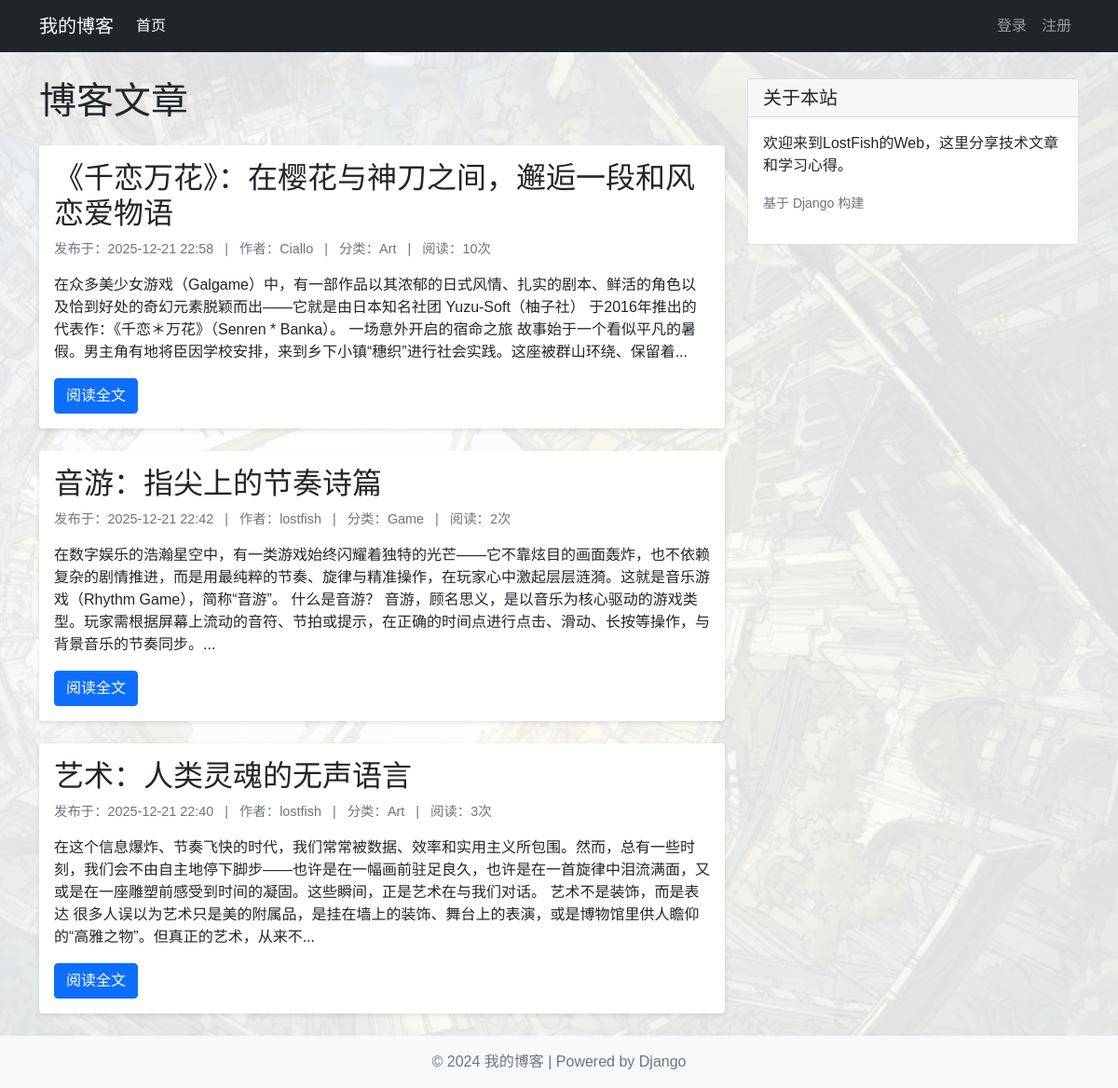
The page / on the database its author committed.
### blog/models.py (models this page shows, shortened)
class Post(models.Model):
    title = models.CharField('标题', max_length=200)
    content = models.TextField('内容')
    excerpt = models.CharField('摘要', max_length=200, blank=True)
    created = models.DateTimeField('创建时间', default=timezone.now)
    updated = models.DateTimeField('更新时间', auto_now=True)
    category = models.ForeignKey(Category, verbose_name='分类', on_delete=models.CASCADE)
    tags = models.ManyToManyField(Tag, verbose_name='标签', blank=True)
    author = models.ForeignKey(User, verbose_name='作者', on_delete=models.CASCADE,
                               null=True, blank=True)
    views = models.PositiveIntegerField('阅读量', default=0)
    class Meta:
        verbose_name = '文章'
        verbose_name_plural = '文章'
        ordering = ['-created']

class Category(models.Model):
    name = models.CharField('分类名', max_length=100)
    class Meta:
        verbose_name = '分类'
        verbose_name_plural = '分类'

### blog/views.py (the view)
# urls.py: path('', views.index, name='index'),
def index(request):
    posts = Post.objects.all()
    return render(request, 'blog/index.html', {'posts': posts})

### templates/blog/index.html (shortened to what this page needs)
{% extends 'base.html' %}
{% block content %}
<h1 class="mb-4">博客文章</h1>
{% if posts %}
    {% for post in posts %}
    <article class="card mb-4 post-card">
        <div class="card-body">
            <h2 class="card-title">
                <a href="{% url 'post_detail' post.pk %}" class="text-decoration-none text-dark">{{ post.title }}</a>
            </h2>
            <div class="post-meta mb-3">
                <span>发布于：{{ post.created|date:"Y-m-d H:i" }}</span>
                <span class="mx-2">|</span>
                <span>作者：{{ post.author.username }}</span>
                <span class="mx-2">|</span>
                <span>分类：{{ post.category.name }}</span>
                <span class="mx-2">|</span>
                <span>阅读：{{ post.views }}次</span>
            </div>
            <p class="card-text">{{ post.excerpt|default:post.content|truncatechars:200 }}</p>
            <div class="d-flex justify-content-between align-items-center">
                <a href="{% url 'post_detail' post.pk %}" class="btn btn-primary">阅读全文</a>
            </div>
        </div>
    </article>
    {% endfor %}
{% else %}
    <div class="alert alert-info">
        还没有文章，{% if user.is_authenticated %}<a href="{% url 'post_create' %}">去发布一篇</a>{% else %}请<a href="{% url 'login' %}">登录</a>后发布{% endif %}吧！
    </div>
{% endif %}
{% endblock %}

### templates/base.html (shortened to what this page needs)
<!DOCTYPE html>
<html lang="zh-CN">
<head>
    {% load static %}
    <link href="https://cdn.jsdelivr.net/npm/bootstrap@5.1.3/dist/css/bootstrap.min.css" rel="stylesheet">
    <link rel="stylesheet" href="{% static 'css/style.css' %}">
</head>
<body>
    <nav class="navbar navbar-expand-lg navbar-dark bg-dark fixed-top">
        <div class="container">
            <a class="navbar-brand" href="{% url 'index' %}">我的博客</a>
            <div class="collapse navbar-collapse" id="navbarNav">
                <ul class="navbar-nav me-auto">
                    <li class="nav-item">
                        <a class="nav-link active" href="{% url 'index' %}">首页</a>
                    </li>
                </ul>
                <div class="navbar-nav">
                    {% if user.is_authenticated %}
                    <li class="nav-item dropdown">
                        <a class="nav-link dropdown-toggle" href="#" id="userDropdown" role="button"
                           data-bs-toggle="dropdown" aria-expanded="false">
                            {{ user.username }}
                        </a>
                        <ul class="dropdown-menu" aria-labelledby="userDropdown">
                            <li><a class="dropdown-item" href="{% url 'profile' %}">个人资料</a></li>
                            <li><hr class="dropdown-divider"></li>
                            {% if user.is_staff %}
                            <li><a class="dropdown-item" href="/admin/">管理后台</a></li>
                            <li><hr class="dropdown-divider"></li>
                            {% endif %}
                            <li><a class="dropdown-item" href="{% url 'logout' %}">退出登录</a></li>
                        </ul>
                    </li>
                    {% else %}
                    <li class="nav-item">
                        <a class="nav-link" href="{% url 'login' %}">登录</a>
                    </li>
                    <li class="nav-item">
                        <a class="nav-link" href="{% url 'register' %}">注册</a>
                    </li>
                    {% endif %}
                </div>
            </div>
        </div>
    </nav>
    <div class="container mt-4">
        <div class="row">
            <main class="col-md-8">
                {% block content %}
                {% endblock %}
            </main>
            <aside class="col-md-4">
                {% block sidebar %}
                <div class="card mb-4">
                    <div class="card-header">
                        <h5 class="mb-0">关于本站</h5>
                    </div>
                    <div class="card-body">
                        <p>欢迎来到LostFish的Web，这里分享技术文章和学习心得。</p>
                        <p><small class="text-muted">基于 Django 构建</small></p>
                    </div>
                </div>
                {% endblock %}
            </aside>
        </div>
    </div>
    <footer class="footer mt-auto py-3 bg-light">
        <div class="container text-center">
            <span class="text-muted">© 2024 我的博客 | Powered by Django</span>
        </div>
    </footer>
</body>
</html>

### static/css/style.css (style rules this page uses)
html body { background-image: url('../images/background.jpg'); background-size: cover; background-position: center center; background-repeat: no-repeat; background-attachment: fixed; min-height: 100vh; position: relative; background-color: transparent !important; }
html body::before { content: ''; position: fixed; top: 0; left: 0; width: 100%; height: 100%; background-color: rgba(255, 255, 255, 0.85); z-index: -1; }
body .container { position: relative; z-index: 1; }

### rows shown on the page
Post: title "《千恋万花》：在樱花与神刀之间，邂逅一段和风恋爱物语", created "2025-12-21 22:58", author.username "Ciallo", category.name "Art", views "10", excerpt "在众多美少女游戏（Galgame）中，有一部作品以其浓郁的日式风情、扎实的剧本、鲜活的角色以及恰到好处的奇幻元素脱颖而出——它就是由日本知名社团 Yuzu-Soft（柚子社） 于2016年推出的代表作：《千恋＊万花》（Senren * Banka）。 一场意外开启的宿命之旅 故事始于一个看似平凡的暑假。男主角有地将臣因学校安排，来到乡下小镇“穗织”进行社会实践。这座被群山环绕、保留着..."
Post: title "音游：指尖上的节奏诗篇", created "2025-12-21 22:42", author.username "lostfish", category.name "Game", views "2", excerpt "在数字娱乐的浩瀚星空中，有一类游戏始终闪耀着独特的光芒——它不靠炫目的画面轰炸，也不依赖复杂的剧情推进，而是用最纯粹的节奏、旋律与精准操作，在玩家心中激起层层涟漪。这就是音乐游戏（Rhythm Game），简称“音游”。 什么是音游？ 音游，顾名思义，是以音乐为核心驱动的游戏类型。玩家需根据屏幕上流动的音符、节拍或提示，在正确的时间点进行点击、滑动、长按等操作，与背景音乐的节奏同步。..."
Post: title "艺术：人类灵魂的无声语言", created "2025-12-21 22:40", author.username "lostfish", category.name "Art", views "3", excerpt "在这个信息爆炸、节奏飞快的时代，我们常常被数据、效率和实用主义所包围。然而，总有一些时刻，我们会不由自主地停下脚步——也许是在一幅画前驻足良久，也许是在一首旋律中泪流满面，又或是在一座雕塑前感受到时间的凝固。这些瞬间，正是艺术在与我们对话。 艺术不是装饰，而是表达 很多人误以为艺术只是美的附属品，是挂在墙上的装饰、舞台上的表演，或是博物馆里供人瞻仰的“高雅之物”。但真正的艺术，从来不..."
